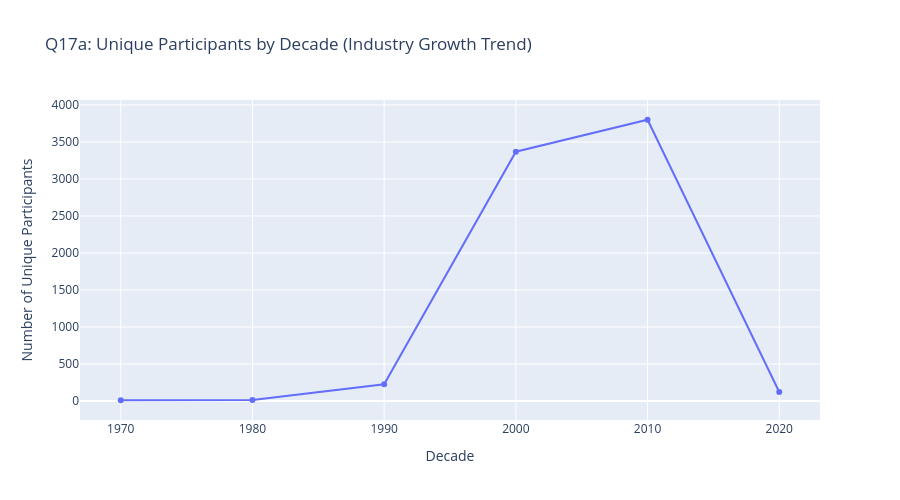

The cell this chart's notebook holds for it:
### Code cell
# Q17: Visualization - Decade Trends
from plotly.subplots import make_subplots

# Line chart - Activity trends across decades
fig_q17_line = px.line(
    decades_summary,
    x='decade',
    y='unique_participants',
    title='Q17a: Unique Participants by Decade (Industry Growth Trend)',
    labels={'unique_participants': 'Number of Unique Participants', 'decade': 'Decade'},
    markers=True,
    height=500
)
fig_q17_line.show()

# Dual-axis chart - Unique Participants & Total Participations
fig_q17_dual = make_subplots(specs=[[{"secondary_y": True}]])

fig_q17_dual.add_trace(
    px.line(decades_summary, x='decade', y='unique_participants').data[0],
    secondary_y=False,
)

fig_q17_dual.add_trace(
    px.line(decades_summary, x='decade', y='total_participations', 
            line_dash='dash').data[0],
    secondary_y=True,
)

fig_q17_dual.update_layout(
    title='Q17b: Dual-Axis: Unique Participants (solid) vs Total Participations (dashed)',
    xaxes_title='Decade',
    height=500
)

fig_q17_dual.update_yaxes(title_text='<b>Unique Participants</b>', secondary_y=False)
fig_q17_dual.update_yaxes(title_text='<b>Total Participations</b>', secondary_y=True)

fig_q17_dual.show()

# Area chart showing participation growth
fig_q17_area = px.area(
    decades_summary,
    x='decade',
    y='total_participations',
    title='Q17c: Total Participations Growth Over Decades',
    labels={'total_participations': 'Total Participations', 'decade': 'Decade'},
    height=500
)
fig_q17_area.show()

### Figure 1 — Plotly figure (JSON) as saved in the notebook; plotly's stock layout.template omitted (floating-point values rounded to 4 significant figures)
{"data": [{"hovertemplate": "Decade=%{x}<br>Number of Unique Participants=%{y}<extra></extra>", "legendgroup": "", "line": {"color": "#636efa", "dash": "solid"}, "marker": {"symbol": "circle"}, "mode": "lines+markers", "name": "", "orientation": "v", "showlegend": false, "type": "scatter", "x": [1970, 1980, 1990, 2000, 2010, 2020], "xaxis": "x", "y": [10, 12, 225, 3368, 3800, 122], "yaxis": "y"}], "layout": {"height": 500, "legend": {"tracegroupgap": 0}, "title": {"text": "Q17a: Unique Participants by Decade (Industry Growth Trend)"}, "xaxis": {"anchor": "y", "domain": [0, 1], "title": {"text": "Decade"}}, "yaxis": {"anchor": "x", "domain": [0, 1], "title": {"text": "Number of Unique Participants"}}}}
